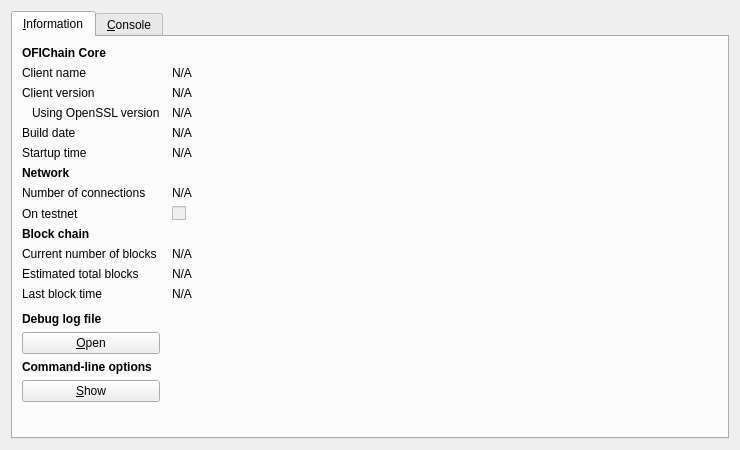
<?xml version="1.0" encoding="UTF-8"?>
<ui version="4.0">
 <class>RPCConsole</class>
 <widget class="QDialog" name="RPCConsole">
  <property name="geometry">
   <rect>
    <x>0</x>
    <y>0</y>
    <width>740</width>
    <height>450</height>
   </rect>
  </property>
  <property name="windowTitle">
   <string>OFIChain - Debug window</string>
  </property>
  <layout class="QVBoxLayout" name="verticalLayout_2">
   <item>
    <widget class="QTabWidget" name="tabWidget">
     <property name="currentIndex">
      <number>0</number>
     </property>
     <widget class="QWidget" name="tab_info">
      <attribute name="title">
       <string>&amp;Information</string>
      </attribute>
      <layout class="QGridLayout" name="gridLayout" columnstretch="0,1">
       <property name="horizontalSpacing">
        <number>12</number>
       </property>
       <item row="0" column="0">
        <widget class="QLabel" name="label_9">
         <property name="font">
          <font>
           <weight>75</weight>
           <bold>true</bold>
          </font>
         </property>
         <property name="text">
          <string>OFIChain Core</string>
         </property>
        </widget>
       </item>
       <item row="1" column="0">
        <widget class="QLabel" name="label_5">
         <property name="text">
          <string>Client name</string>
         </property>
        </widget>
       </item>
       <item row="1" column="1">
        <widget class="QLabel" name="clientName">
         <property name="cursor">
          <cursorShape>IBeamCursor</cursorShape>
         </property>
         <property name="text">
          <string>N/A</string>
         </property>
         <property name="textFormat">
          <enum>Qt::PlainText</enum>
         </property>
         <property name="textInteractionFlags">
          <set>Qt::LinksAccessibleByMouse|Qt::TextSelectableByKeyboard|Qt::TextSelectableByMouse</set>
         </property>
        </widget>
       </item>
       <item row="2" column="0">
        <widget class="QLabel" name="label_6">
         <property name="text">
          <string>Client version</string>
         </property>
        </widget>
       </item>
       <item row="2" column="1">
        <widget class="QLabel" name="clientVersion">
         <property name="cursor">
          <cursorShape>IBeamCursor</cursorShape>
         </property>
         <property name="text">
          <string>N/A</string>
         </property>
         <property name="textFormat">
          <enum>Qt::PlainText</enum>
         </property>
         <property name="textInteractionFlags">
          <set>Qt::LinksAccessibleByMouse|Qt::TextSelectableByKeyboard|Qt::TextSelectableByMouse</set>
         </property>
        </widget>
       </item>
       <item row="3" column="0">
        <widget class="QLabel" name="label_14">
         <property name="text">
          <string>Using OpenSSL version</string>
         </property>
         <property name="indent">
          <number>10</number>
         </property>
        </widget>
       </item>
       <item row="3" column="1">
        <widget class="QLabel" name="openSSLVersion">
         <property name="cursor">
          <cursorShape>IBeamCursor</cursorShape>
         </property>
         <property name="text">
          <string>N/A</string>
         </property>
         <property name="textFormat">
          <enum>Qt::PlainText</enum>
         </property>
         <property name="textInteractionFlags">
          <set>Qt::LinksAccessibleByMouse|Qt::TextSelectableByKeyboard|Qt::TextSelectableByMouse</set>
         </property>
        </widget>
       </item>
       <item row="4" column="0">
        <widget class="QLabel" name="label_12">
         <property name="text">
          <string>Build date</string>
         </property>
        </widget>
       </item>
       <item row="4" column="1">
        <widget class="QLabel" name="buildDate">
         <property name="cursor">
          <cursorShape>IBeamCursor</cursorShape>
         </property>
         <property name="text">
          <string>N/A</string>
         </property>
         <property name="textFormat">
          <enum>Qt::PlainText</enum>
         </property>
         <property name="textInteractionFlags">
          <set>Qt::LinksAccessibleByMouse|Qt::TextSelectableByKeyboard|Qt::TextSelectableByMouse</set>
         </property>
        </widget>
       </item>
       <item row="5" column="0">
        <widget class="QLabel" name="label_13">
         <property name="text">
          <string>Startup time</string>
         </property>
        </widget>
       </item>
       <item row="5" column="1">
        <widget class="QLabel" name="startupTime">
         <property name="cursor">
          <cursorShape>IBeamCursor</cursorShape>
         </property>
         <property name="text">
          <string>N/A</string>
         </property>
         <property name="textFormat">
          <enum>Qt::PlainText</enum>
         </property>
         <property name="textInteractionFlags">
          <set>Qt::LinksAccessibleByMouse|Qt::TextSelectableByKeyboard|Qt::TextSelectableByMouse</set>
         </property>
        </widget>
       </item>
       <item row="6" column="0">
        <widget class="QLabel" name="label_11">
         <property name="font">
          <font>
           <weight>75</weight>
           <bold>true</bold>
          </font>
         </property>
         <property name="text">
          <string>Network</string>
         </property>
        </widget>
       </item>
       <item row="7" column="0">
        <widget class="QLabel" name="label_7">
         <property name="text">
          <string>Number of connections</string>
         </property>
        </widget>
       </item>
       <item row="7" column="1">
        <widget class="QLabel" name="numberOfConnections">
         <property name="cursor">
          <cursorShape>IBeamCursor</cursorShape>
         </property>
         <property name="text">
          <string>N/A</string>
         </property>
         <property name="textFormat">
          <enum>Qt::PlainText</enum>
         </property>
         <property name="textInteractionFlags">
          <set>Qt::LinksAccessibleByMouse|Qt::TextSelectableByKeyboard|Qt::TextSelectableByMouse</set>
         </property>
        </widget>
       </item>
       <item row="8" column="0">
        <widget class="QLabel" name="label_8">
         <property name="text">
          <string>On testnet</string>
         </property>
        </widget>
       </item>
       <item row="8" column="1">
        <widget class="QCheckBox" name="isTestNet">
         <property name="enabled">
          <bool>false</bool>
         </property>
         <property name="text">
          <string/>
         </property>
        </widget>
       </item>
       <item row="9" column="0">
        <widget class="QLabel" name="label_10">
         <property name="font">
          <font>
           <weight>75</weight>
           <bold>true</bold>
          </font>
         </property>
         <property name="text">
          <string>Block chain</string>
         </property>
        </widget>
       </item>
       <item row="10" column="0">
        <widget class="QLabel" name="label_3">
         <property name="text">
          <string>Current number of blocks</string>
         </property>
        </widget>
       </item>
       <item row="10" column="1">
        <widget class="QLabel" name="numberOfBlocks">
         <property name="cursor">
          <cursorShape>IBeamCursor</cursorShape>
         </property>
         <property name="text">
          <string>N/A</string>
         </property>
         <property name="textFormat">
          <enum>Qt::PlainText</enum>
         </property>
         <property name="textInteractionFlags">
          <set>Qt::LinksAccessibleByMouse|Qt::TextSelectableByKeyboard|Qt::TextSelectableByMouse</set>
         </property>
        </widget>
       </item>
       <item row="11" column="0">
        <widget class="QLabel" name="label_4">
         <property name="text">
          <string>Estimated total blocks</string>
         </property>
        </widget>
       </item>
       <item row="11" column="1">
        <widget class="QLabel" name="totalBlocks">
         <property name="cursor">
          <cursorShape>IBeamCursor</cursorShape>
         </property>
         <property name="text">
          <string>N/A</string>
         </property>
         <property name="textFormat">
          <enum>Qt::PlainText</enum>
         </property>
         <property name="textInteractionFlags">
          <set>Qt::LinksAccessibleByMouse|Qt::TextSelectableByKeyboard|Qt::TextSelectableByMouse</set>
         </property>
        </widget>
       </item>
       <item row="12" column="0">
        <widget class="QLabel" name="label_2">
         <property name="text">
          <string>Last block time</string>
         </property>
        </widget>
       </item>
       <item row="12" column="1">
        <widget class="QLabel" name="lastBlockTime">
         <property name="cursor">
          <cursorShape>IBeamCursor</cursorShape>
         </property>
         <property name="text">
          <string>N/A</string>
         </property>
         <property name="textFormat">
          <enum>Qt::PlainText</enum>
         </property>
         <property name="textInteractionFlags">
          <set>Qt::LinksAccessibleByMouse|Qt::TextSelectableByKeyboard|Qt::TextSelectableByMouse</set>
         </property>
        </widget>
       </item>
       <item row="13" column="0">
        <spacer name="verticalSpacer_2">
         <property name="orientation">
          <enum>Qt::Vertical</enum>
         </property>
         <property name="sizeHint" stdset="0">
          <size>
           <width>20</width>
           <height>20</height>
          </size>
         </property>
        </spacer>
       </item>
       <item row="14" column="0">
        <widget class="QLabel" name="labelDebugLogfile">
         <property name="font">
          <font>
           <weight>75</weight>
           <bold>true</bold>
          </font>
         </property>
         <property name="text">
          <string>Debug log file</string>
         </property>
        </widget>
       </item>
       <item row="15" column="0">
        <widget class="QPushButton" name="openDebugLogfileButton">
         <property name="toolTip">
          <string>Open the OFIChain debug log file from the current data directory. This can take a few seconds for large log files.</string>
         </property>
         <property name="text">
          <string>&amp;Open</string>
         </property>
         <property name="autoDefault">
          <bool>false</bool>
         </property>
        </widget>
       </item>
       <item row="16" column="0">
        <widget class="QLabel" name="labelCLOptions">
         <property name="font">
          <font>
           <weight>75</weight>
           <bold>true</bold>
          </font>
         </property>
         <property name="text">
          <string>Command-line options</string>
         </property>
        </widget>
       </item>
       <item row="17" column="0">
        <widget class="QPushButton" name="showCLOptionsButton">
         <property name="toolTip">
          <string>Show the OFIChain-Qt help message to get a list with possible OFIChain command-line options.</string>
         </property>
         <property name="text">
          <string>&amp;Show</string>
         </property>
         <property name="autoDefault">
          <bool>false</bool>
         </property>
        </widget>
       </item>
       <item row="18" column="0">
        <spacer name="verticalSpacer">
         <property name="orientation">
          <enum>Qt::Vertical</enum>
         </property>
         <property name="sizeHint" stdset="0">
          <size>
           <width>20</width>
           <height>40</height>
          </size>
         </property>
        </spacer>
       </item>
      </layout>
     </widget>
     <widget class="QWidget" name="tab_console">
      <attribute name="title">
       <string>&amp;Console</string>
      </attribute>
      <layout class="QVBoxLayout" name="verticalLayout_3">
       <property name="spacing">
        <number>3</number>
       </property>
       <item>
        <widget class="QTextEdit" name="messagesWidget">
         <property name="minimumSize">
          <size>
           <width>0</width>
           <height>100</height>
          </size>
         </property>
         <property name="readOnly">
          <bool>true</bool>
         </property>
         <property name="tabKeyNavigation" stdset="0">
          <bool>false</bool>
         </property>
         <property name="columnCount" stdset="0">
          <number>2</number>
         </property>
        </widget>
       </item>
       <item>
        <layout class="QHBoxLayout" name="horizontalLayout">
         <property name="spacing">
          <number>3</number>
         </property>
         <item>
          <widget class="QLabel" name="label">
           <property name="text">
            <string notr="true">&gt;</string>
           </property>
          </widget>
         </item>
         <item>
          <widget class="QLineEdit" name="lineEdit"/>
         </item>
         <item>
          <widget class="QPushButton" name="clearButton">
           <property name="maximumSize">
            <size>
             <width>24</width>
             <height>24</height>
            </size>
           </property>
           <property name="toolTip">
            <string>Clear console</string>
           </property>
           <property name="text">
            <string/>
           </property>
           <property name="icon">
            <iconset resource="../OFIChain.qrc">
             <normaloff>:/icons/remove</normaloff>:/icons/remove</iconset>
           </property>
           <property name="shortcut">
            <string notr="true">Ctrl+L</string>
           </property>
           <property name="autoDefault">
            <bool>false</bool>
           </property>
          </widget>
         </item>
        </layout>
       </item>
      </layout>
     </widget>
    </widget>
   </item>
  </layout>
 </widget>
 <resources>
  <include location="../OFIChain.qrc"/>
 </resources>
 <connections/>
</ui>
